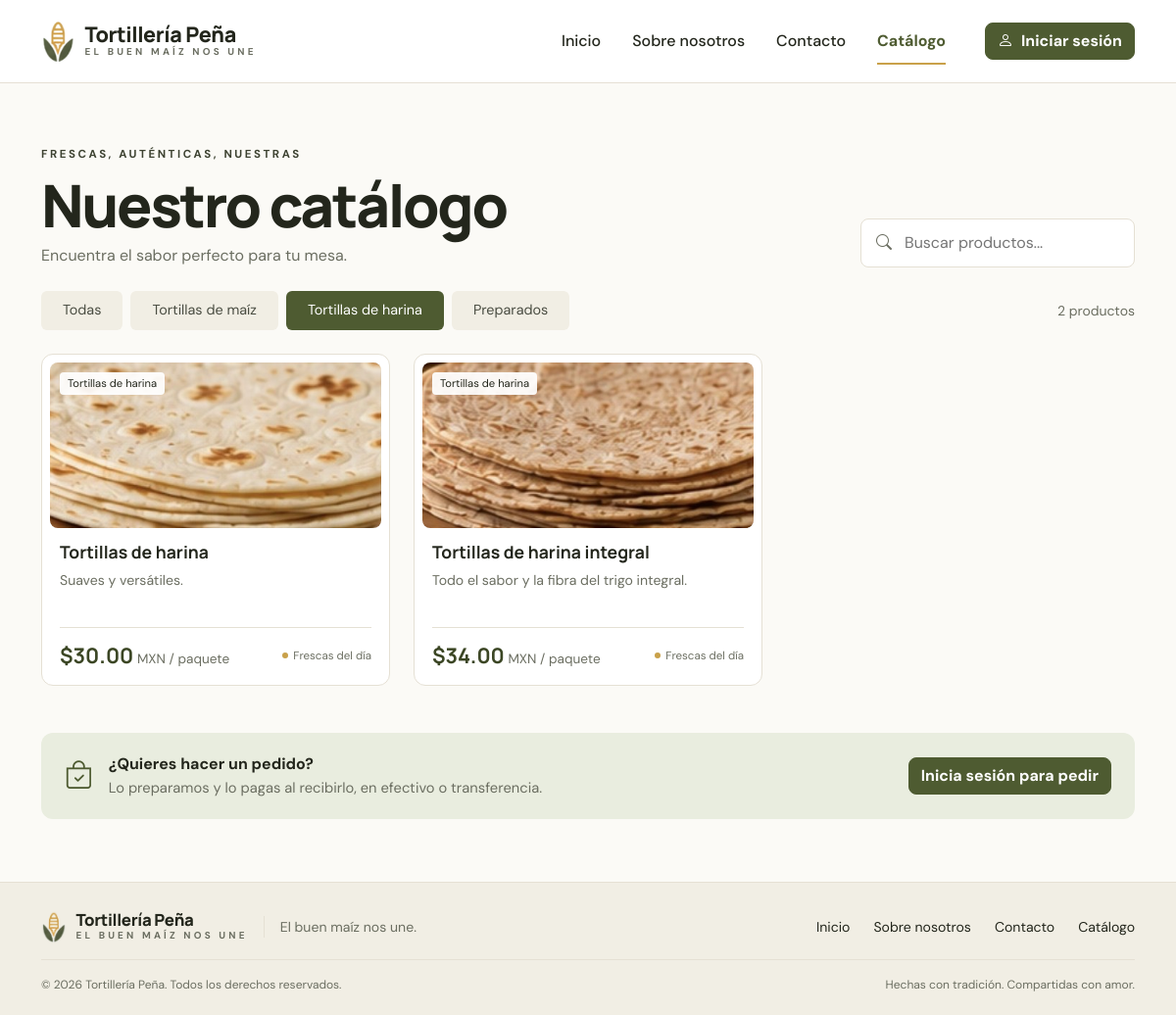
The page /catalogo.php?categoria=2 on the database its author committed.
### tables this page shows
CREATE TABLE categorias (
  id_categoria SMALLINT UNSIGNED NOT NULL AUTO_INCREMENT,
  nombre VARCHAR(40) NOT NULL,
  PRIMARY KEY (id_categoria),
  UNIQUE KEY uq_categorias_nombre (nombre)
);

CREATE TABLE productos (
  id_producto INT UNSIGNED NOT NULL AUTO_INCREMENT,
  id_categoria SMALLINT UNSIGNED NOT NULL,
  nombre VARCHAR(80) NOT NULL,
  descripcion VARCHAR(255) DEFAULT NULL,
  precio DECIMAL(8,2) NOT NULL,
  unidad VARCHAR(20) NOT NULL DEFAULT 'kg',
  imagen VARCHAR(150) DEFAULT NULL,
  destacado TINYINT(1) NOT NULL DEFAULT 0,
  activo TINYINT(1) NOT NULL DEFAULT 1,
  fecha_alta DATETIME NOT NULL DEFAULT CURRENT_TIMESTAMP,
  PRIMARY KEY (id_producto),
  CONSTRAINT fk_productos_categorias FOREIGN KEY (id_categoria) REFERENCES categorias (id_categoria)
    ON UPDATE CASCADE ON DELETE RESTRICT
);

### includes/funciones.php (called while the page is built, shortened)
<?php
function e($texto)
{
    return htmlspecialchars((string) $texto, ENT_QUOTES, 'UTF-8');
}
function usuario_actual()
{
    return $_SESSION['usuario'] ?? null;
}
function dinero($cantidad)
{
    return '$' . number_format((float) $cantidad, 2);
}
function foto_producto($imagen, $raiz = '')
{
    if ($imagen && is_file(__DIR__ . '/../assets/img/productos/' . $imagen)) {
        return $raiz . 'assets/img/productos/' . rawurlencode($imagen);
    }
    return null;
}

### catalogo.php (the view, shortened to what this page needs)
<?php
require_once 'includes/funciones.php';
$categorias = $pdo->query('SELECT id_categoria, nombre FROM categorias ORDER BY id_categoria')->fetchAll();
$categoria = isset($_GET['categoria']) ? (int) $_GET['categoria'] : 0;
$buscar = trim($_GET['buscar'] ?? '');
$sql = "SELECT p.id_producto, p.nombre, p.descripcion, p.precio, p.unidad, p.imagen, c.nombre AS categoria
        FROM productos p
        INNER JOIN categorias c ON c.id_categoria = p.id_categoria
        WHERE p.activo = 1";
$parametros = [];
if ($categoria > 0) {
    $sql .= ' AND p.id_categoria = ?';
    $parametros[] = $categoria;
}
$sql .= ' ORDER BY c.id_categoria, p.nombre';
$consulta = $pdo->prepare($sql);
$consulta->execute($parametros);
$productos = $consulta->fetchAll();
require 'includes/header.php';
?>
<section class="py-5">
    <div class="container py-lg-3">
        <div class="d-flex flex-wrap justify-content-between align-items-end gap-4 mb-4">
            <div>
                <p class="etiqueta">Frescas, auténticas, nuestras</p>
                <h1 class="titulo-grande mb-2">Nuestro catálogo</h1>
                <p class="texto-secundario mb-0">Encuentra el sabor perfecto para tu mesa.</p>
            </div>
            <form method="get" class="buscador" role="search">
                <i class="bi bi-search"></i>
                <input type="search" name="buscar" value="<?= e($buscar) ?>" placeholder="Buscar productos..." aria-label="Buscar productos">
            </form>
        </div>
        <div class="d-flex flex-wrap justify-content-between align-items-center gap-3 mb-4">
            <div class="d-flex flex-wrap gap-2">
                <a href="catalogo.php<?= $buscar !== '' ? '?buscar=' . urlencode($buscar) : '' ?>" class="filtro <?= $categoria === 0 ? 'activo' : '' ?>">Todas</a>
                <?php foreach ($categorias as $c): ?>
                    <a href="?categoria=<?= $c['id_categoria'] ?><?= $buscar !== '' ? '&buscar=' . urlencode($buscar) : '' ?>" class="filtro <?= $categoria === (int) $c['id_categoria'] ? 'activo' : '' ?>"><?= e($c['nombre']) ?></a>
                <?php endforeach; ?>
            </div>
            <span class="texto-secundario small"><?= count($productos) ?> <?= count($productos) === 1 ? 'producto' : 'productos' ?></span>
        </div>
        <?php if (!$productos): ?>
            <div class="vacio">
                <i class="bi bi-search"></i>
                <p>No encontramos productos con esa búsqueda.</p>
                <a href="catalogo.php" class="btn btn-borde">Ver todo el catálogo</a>
            </div>
        <?php else: ?>
            <div class="row g-4">
                <?php foreach ($productos as $p): ?>
                    <div class="col-sm-6 col-lg-4">
                        <?php include 'includes/tarjeta_producto.php'; ?>
                    </div>
                <?php endforeach; ?>
            </div>
        <?php endif; ?>
        <div class="aviso-pedido mt-5">
            <i class="bi bi-bag-check"></i>
            <div class="flex-grow-1">
                <strong>¿Quieres hacer un pedido?</strong>
                <span>Lo preparamos y lo pagas al recibirlo, en efectivo o transferencia.</span>
            </div>
            <?php if ($usuario && (int) $usuario['id_rol'] === ROL_CLIENTE): ?>
                <a href="cliente/pedido.php" class="btn btn-verde">Hacer un pedido</a>
            <?php elseif (!$usuario): ?>
                <a href="login.php" class="btn btn-verde">Inicia sesión para pedir</a>
            <?php endif; ?>
        </div>
    </div>
</section>
<?php require 'includes/footer.php'; ?>

### includes/tarjeta_producto.php
<?php
$foto = foto_producto($p['imagen'], $raiz ?? '');
?>
<article class="tarjeta-producto h-100">
    <div class="foto">
        <?php if ($foto): ?>
            <img src="<?= $foto ?>" alt="<?= e($p['nombre']) ?>" loading="lazy">
        <?php else: ?>
            <div class="sin-foto"><i class="bi bi-basket"></i></div>
        <?php endif; ?>
        <?php if (!empty($p['categoria'])): ?>
            <span class="insignia"><?= e($p['categoria']) ?></span>
        <?php endif; ?>
    </div>
    <div class="cuerpo">
        <h3><?= e($p['nombre']) ?></h3>
        <p><?= e($p['descripcion']) ?></p>
        <div class="precio-linea">
            <span><strong><?= dinero($p['precio']) ?></strong> MXN / <?= e($p['unidad']) ?></span>
            <small><span class="punto"></span>Frescas del día</small>
        </div>
    </div>
</article>

### assets/css/estilos.css (style rules this page uses)
:root { --verde: #4e5b31; --verde-oscuro: #3b4624; --verde-claro: #e9eddf; --crema: #fbfaf6; --crema-oscuro: #f1eee4; --borde: #e5e0d4; --texto: #23261c; --texto-suave: #6b6e61; --dorado: #c9a14a; }
body.sitio { font-family: 'DM Sans', system-ui, sans-serif; background: var(--crema); color: var(--texto); }
h1, h2, h3, .titulo-grande, .titulo-seccion, .marca-nombre { font-family: 'Manrope', system-ui, sans-serif; }
a { color: var(--verde); }
.texto-secundario, .text-secundario { color: var(--texto-suave); }
.btn-verde { background: var(--verde); border: 1px solid var(--verde); color: #fff; font-weight: 600; border-radius: 8px; }
.etiqueta { display: flex; align-items: center; gap: 8px; font-size: .72rem; letter-spacing: .22em; text-transform: uppercase; font-weight: 700; color: #3d4231; margin-bottom: .75rem; }
.punto { width: 6px; height: 6px; border-radius: 50%; background: var(--dorado); display: inline-block; }
.titulo-grande { font-weight: 800; font-size: clamp(2.3rem, 5vw, 4rem); letter-spacing: -.04em; line-height: 1.05; }
.tarjeta-producto { background: #fff; border: 1px solid var(--borde); border-radius: 12px; padding: 8px; transition: transform .2s, box-shadow .2s; }
.tarjeta-producto .foto { position: relative; border-radius: 8px; overflow: hidden; aspect-ratio: 2 / 1; }
.tarjeta-producto .foto img { width: 100%; height: 100%; object-fit: cover; }
.insignia { position: absolute; top: 10px; left: 10px; background: rgba(255, 255, 255, .92); font-size: .7rem; padding: 3px 8px; border-radius: 4px; }
.tarjeta-producto .cuerpo { padding: 14px 10px 6px; }
.tarjeta-producto h3 { font-size: 1.1rem; font-weight: 700; }
.tarjeta-producto p { color: var(--texto-suave); font-size: .88rem; min-height: 42px; }
.precio-linea { display: flex; justify-content: space-between; align-items: center; border-top: 1px solid var(--borde); padding-top: 12px; }
.precio-linea strong { font-family: 'Manrope', sans-serif; font-size: 1.35rem; color: var(--verde-oscuro); }
.precio-linea span { font-size: .85rem; color: var(--texto-suave); }
.precio-linea small { font-size: .72rem; color: var(--texto-suave); display: flex; align-items: center; gap: 5px; }
.buscador { position: relative; min-width: 280px; }
.buscador i { position: absolute; left: 16px; top: 50%; transform: translateY(-50%); color: var(--texto-suave); }
.buscador input { width: 100%; border: 1px solid var(--borde); border-radius: 8px; padding: 12px 14px 12px 44px; background: #fff; }
.filtro { padding: 9px 22px; border-radius: 6px; background: var(--crema-oscuro); color: #4a4d42; text-decoration: none; font-size: .9rem; }
.filtro.activo { background: var(--verde); color: #fff; }
.aviso-pedido { display: flex; flex-wrap: wrap; align-items: center; gap: 16px; background: var(--verde-claro); border-radius: 12px; padding: 20px 24px; }
.aviso-pedido > i { font-size: 1.8rem; color: var(--verde); }
.aviso-pedido strong { display: block; }
.aviso-pedido span { color: var(--texto-suave); font-size: .92rem; }

### rows shown on the page
categorias: nombre "Tortillas de maíz"
categorias: nombre "Tortillas de harina"
categorias: nombre "Preparados"
productos: imagen (picture), id_categoria.nombre "Tortillas de harina", nombre "Tortillas de harina", descripcion "Suaves y versátiles.", precio "$30.00", unidad "paquete"
productos: imagen (picture), id_categoria.nombre "Tortillas de harina", nombre "Tortillas de harina integral", descripcion "Todo el sabor y la fibra del trigo integral.", precio "$34.00", unidad "paquete"

### other values the page prints
count($productos) "2"
